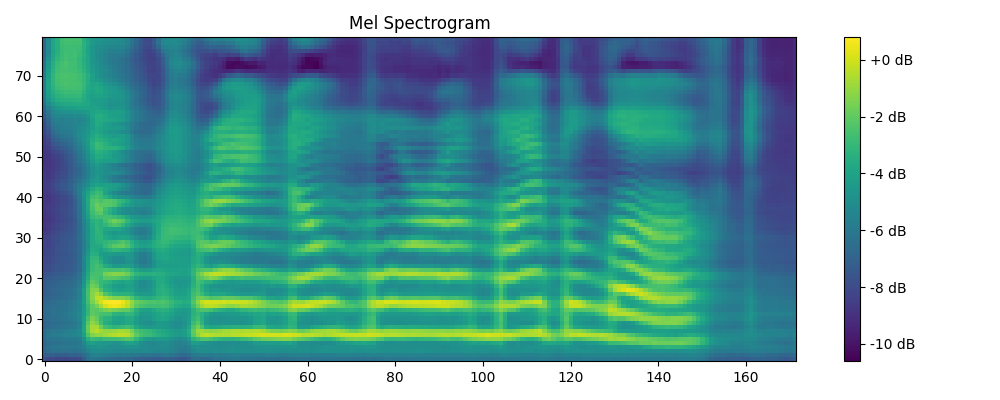

Source code (Python):
import torch
from tacotron2.model import Tacotron2
from tacotron2.hparams import hparams
from text import text_to_sequence
import numpy as np
import matplotlib.pyplot as plt
import librosa
import soundfile as sf

def text_to_mel(text, model, hparams):
    """将文本转换为Mel频谱图"""
    # 文本预处理
    sequence = np.array(text_to_sequence(text, ['english_cleaners']))[None, :]
    sequence = torch.autograd.Variable(torch.from_numpy(sequence)).cuda().long()

    # 生成Mel频谱图
    with torch.no_grad():
        mel_outputs, mel_outputs_postnet, _, _ = model.inference(sequence)
        mel = mel_outputs_postnet.float().data.cpu().numpy()[0]

    return mel

def mel_to_audio(mel_spectrogram, sr=22050, n_fft=2048, win_length=2048, hop_length=512, volume_gain=100):
    # 从Mel频谱图到STFT幅度
    mel_inv = librosa.feature.inverse.mel_to_stft(mel_spectrogram, sr=sr, n_fft=n_fft)
    
    # 应用Griffin-Lim算法重建音频
    audio = librosa.griffinlim(mel_inv, n_iter=32, hop_length=hop_length, win_length=win_length)
    
    # 增大音量
    audio *= volume_gain
    
    # 限幅处理，防止超出[-1.0, 1.0]范围
    audio = np.clip(audio, -1.0, 1.0)
    
    return audio

# 加载模型
model = Tacotron2(hparams)
# model.load_state_dict(torch.load(r"tacotron2_statedict.pt")["state_dict"])
model.load_state_dict(torch.load(r"output_pth\checkpoint_33000.pth")["state_dict"])
model.cuda().eval()


if __name__ == '__main__':
    # 输入文本
    text = "So cry no more oh my beloved"

    # 文本到Mel频谱图
    mel = text_to_mel(text, model, hparams)

    # 从Mel频谱图重建音频
    audio = mel_to_audio(mel)

    # 保存重建的音频
    sf.write(r'output_audio\reconstructed_audio.wav', audio, 22050)

    # 显示Mel频谱图
    plt.figure(figsize=(10, 4))
    plt.imshow(mel, aspect='auto', origin='lower', cmap='viridis')
    plt.title('Mel Spectrogram')
    plt.colorbar(format='%+2.0f dB')
    plt.tight_layout()
    plt.show()
